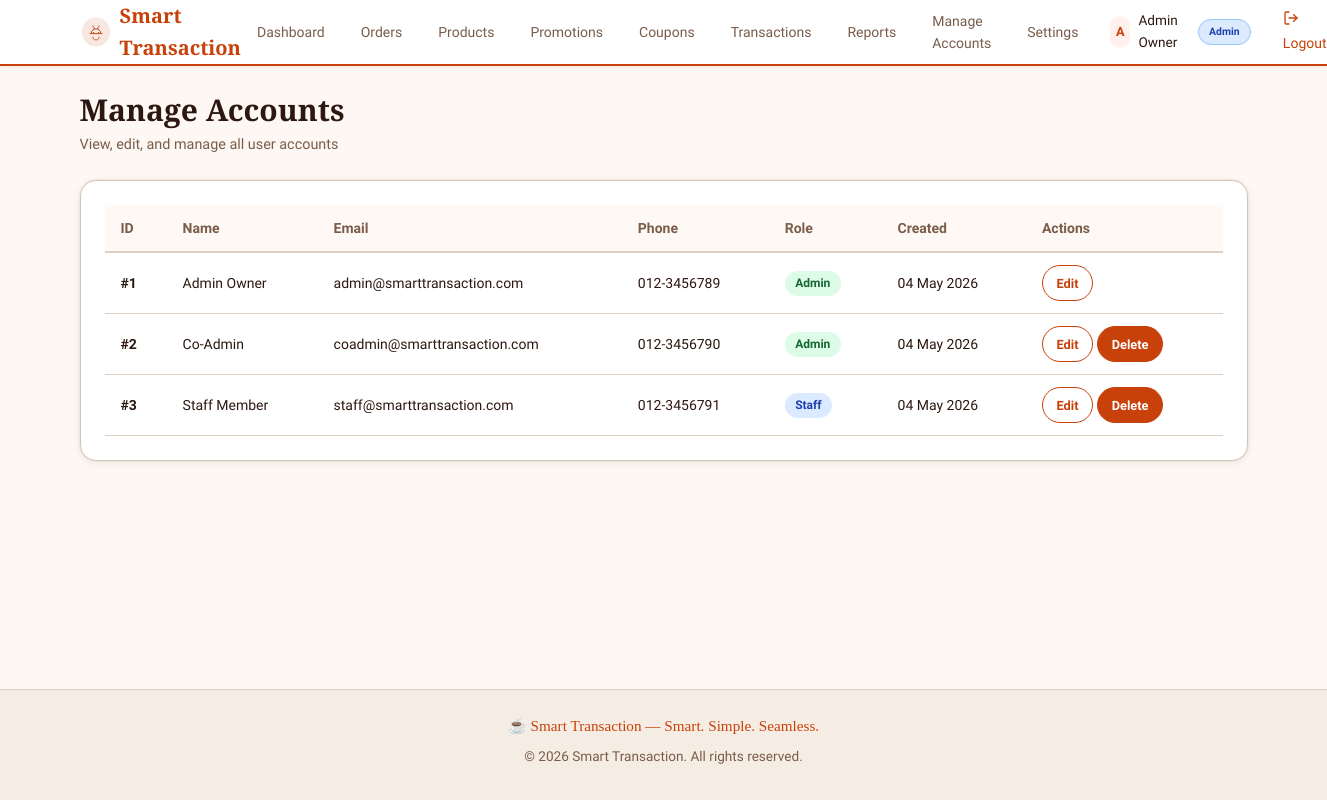
Before: /admin/manage-accounts.php (signed in) with the older database file.
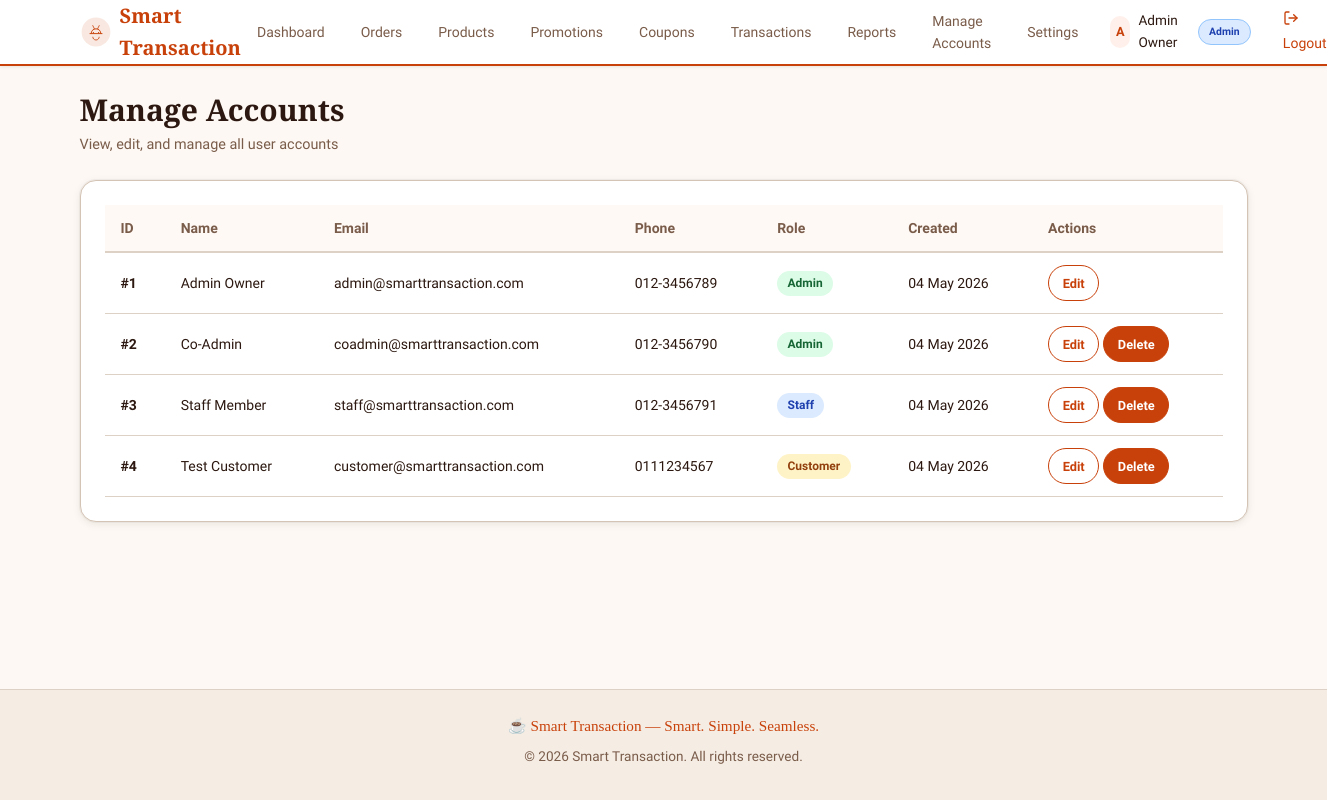
After: the same page with the newer database file.
### tables this page shows
CREATE TABLE users (
    id INT AUTO_INCREMENT PRIMARY KEY,
    name VARCHAR(100) NOT NULL,
    email VARCHAR(100) NOT NULL UNIQUE,
    phone VARCHAR(20) DEFAULT NULL,
    password_hash VARCHAR(255) NOT NULL,
    role ENUM('customer','staff','admin') NOT NULL DEFAULT 'customer',
    created_at TIMESTAMP DEFAULT CURRENT_TIMESTAMP
);

### includes/admin_auth.php (called while the page is built, shortened)
<?php
function isAdminLoggedIn(): bool
{
    return isset($_SESSION['admin_logged_in']) && $_SESSION['admin_logged_in'] === true;
}
function isAdminOrCustomerLoggedIn(): bool
{
    return isAdminLoggedIn() || (isset($_SESSION['customer_logged_in']) && $_SESSION['customer_logged_in'] === true);
}

### admin/manage-accounts.php (the view, shortened to what this page needs)
<?php
require_once __DIR__ . '/../includes/admin_auth.php';
$pdo = getDBConnection();
$users = [];
try {
    $stmt = $pdo->query("SELECT id, name, email, phone, role, created_at FROM users ORDER BY created_at DESC");
    $users = $stmt->fetchAll(PDO::FETCH_ASSOC);
} catch (PDOException $e) {
    $flash = ['type' => 'danger', 'message' => 'Database error: ' . $e->getMessage()];
}
include __DIR__ . '/../includes/header.php';
?>
<div class="page-header">
    <h1>Manage Accounts</h1>
    <p>View, edit, and manage all user accounts</p>
</div>
<div class="card">
    <div class="card-body" style="overflow-x:auto;">
        <table class="table">
            <thead>
                <tr>
                    <th>ID</th>
                    <th>Name</th>
                    <th>Email</th>
                    <th>Phone</th>
                    <th>Role</th>
                    <th>Created</th>
                    <th>Actions</th>
                </tr>
            </thead>
            <tbody>
                <?php foreach ($users as $u): ?>
                <tr>
                    <td><strong>#<?php echo (int) $u['id']; ?></strong></td>
                    <td><?php echo htmlspecialchars($u['name']); ?></td>
                    <td><?php echo htmlspecialchars($u['email']); ?></td>
                    <td><?php echo htmlspecialchars($u['phone'] ?? '-'); ?></td>
                    <td>
                        <span class="badge badge-<?php echo htmlspecialchars($u['role']); ?>">
                            <?php echo htmlspecialchars(ucfirst($u['role'])); ?>
                        </span>
                    </td>
                    <td><?php echo date('d M Y', strtotime($u['created_at'])); ?></td>
                    <td>
                        <div style="display:flex;gap:0.25rem;flex-wrap:wrap;">
                            <button class="btn btn-sm btn-outline" onclick="editUser(<?php echo (int) $u['id']; ?>)">Edit</button>
                            <?php if ((int) $u['id'] !== (int) ($_SESSION['user_id'] ?? 0)): ?>
                            <form method="POST" style="display:inline;" onsubmit="return confirm('Delete user \'<?php echo htmlspecialchars($u['name']); ?>\'? This cannot be undone.');">
                                <button type="submit" name="delete_user" class="btn btn-sm btn-danger">Delete</button>
                            </form>
                            <?php endif; ?>
                        </div>
                    </td>
                </tr>
                <?php endforeach; ?>
            </tbody>
        </table>
    </div>
</div>
<?php include __DIR__ . '/../includes/footer.php'; ?>

### includes/header.php (shortened to what this page needs)
<!DOCTYPE html>
<html lang="en" data-theme="light">
<head>
    <link rel="stylesheet" href="/smart-transaction/assets/css/style.css">
</head>
<body>
<nav class="navbar">
    <div class="container">
        <?php
        $logoFile = __DIR__ . '/../uploads/logo.png';
        $hasCustomLogo = file_exists($logoFile);
        ?>
        <a href="/smart-transaction/index.php" class="navbar-brand qs-logo">
            <?php if ($hasCustomLogo): ?>
                <img src="/smart-transaction/uploads/logo.png?t=<?php echo filemtime($logoFile); ?>" alt="Smart Transaction" style="height: 36px; width: auto;">
            <?php else: ?>
                Smart Transaction
            <?php endif; ?>
        </a>
        <ul class="navbar-nav" id="navbarNav">
            <?php if (isset($_SESSION['role']) && in_array($_SESSION['role'], ['admin', 'staff'])): ?>
                <?php if (isset($_SESSION['admin_role']) && $_SESSION['admin_role'] === 'admin'): ?>
                    <li class="nav-item"><a href="/smart-transaction/admin/dashboard.php" class="nav-link">Dashboard</a></li>
                    <li class="nav-item"><a href="/smart-transaction/admin/orders.php" class="nav-link">Orders</a></li>
                    <li class="nav-item"><a href="/smart-transaction/admin/products.php" class="nav-link">Products</a></li>
                    <li class="nav-item"><a href="/smart-transaction/admin/promotions.php" class="nav-link">Promotions</a></li>
                    <li class="nav-item"><a href="/smart-transaction/admin/coupons.php" class="nav-link">Coupons</a></li>
                    <li class="nav-item"><a href="/smart-transaction/admin/transactions.php" class="nav-link">Transactions</a></li>
                    <li class="nav-item"><a href="/smart-transaction/admin/reports.php" class="nav-link">Reports</a></li>
                <?php endif; ?>
                <?php if (isset($_SESSION['admin_role']) && $_SESSION['admin_role'] === 'admin'): ?>
                    <li class="nav-item"><a href="/smart-transaction/admin/manage-accounts.php" class="nav-link">Manage Accounts</a></li>
                    <li class="nav-item"><a href="/smart-transaction/admin/settings.php" class="nav-link">Settings</a></li>
                <?php endif; ?>
                <?php if (isAdminOrCustomerLoggedIn()): ?>
                    <li class="nav-item nav-user">
                        <span class="user-avatar"><?php echo strtoupper(substr($_SESSION['user_name'] ?? 'U', 0, 1)); ?></span>
                        <span><?php echo htmlspecialchars($_SESSION['user_name'] ?? ''); ?></span>
                        <?php if (isset($_SESSION['admin_role'])): ?>
                            <span class="badge badge-<?php echo $_SESSION['admin_role'] === 'admin' ? 'preparing' : 'pending'; ?>" style="font-size:0.65rem;">
                                <?php echo htmlspecialchars(ucfirst($_SESSION['admin_role'])); ?>
                            </span>
                        <?php endif; ?>
                    </li>
                    <li class="nav-item">
                        <a href="/smart-transaction/auth/logout.php" class="nav-link logout-link">
                            <i data-lucide="log-out" style="width:16px;height:16px;"></i> Logout
                        </a>
                    </li>
                <?php endif; ?>
            <?php endif; ?>
        </ul>
    </div>
</nav>
<main class="container" style="padding-top: 1.5rem; padding-bottom: 2rem;">

### includes/footer.php (shortened to what this page needs)
</main>
<footer class="footer">
    <div class="container">
        <p class="tagline">&#9749; Smart Transaction — Smart. Simple. Seamless.</p>
        <p>&copy; <?php echo date('Y'); ?> Smart Transaction. All rights reserved.</p>
    </div>
</footer>
</body>
</html>

### admin/manage-accounts.php (style rules this page uses)
.badge-admin { background:#dcfce7; color:#166534; }
.badge-staff { background:#dbeafe; color:#1e40af; }
.badge-customer { background:#fef3c7; color:#92400e; }

Changed rows visible on the page:
added users: id "4", name "Test Customer", email "customer@smarttransaction.com", phone "0111234567", role "Customer", created_at "04 May 2026"
